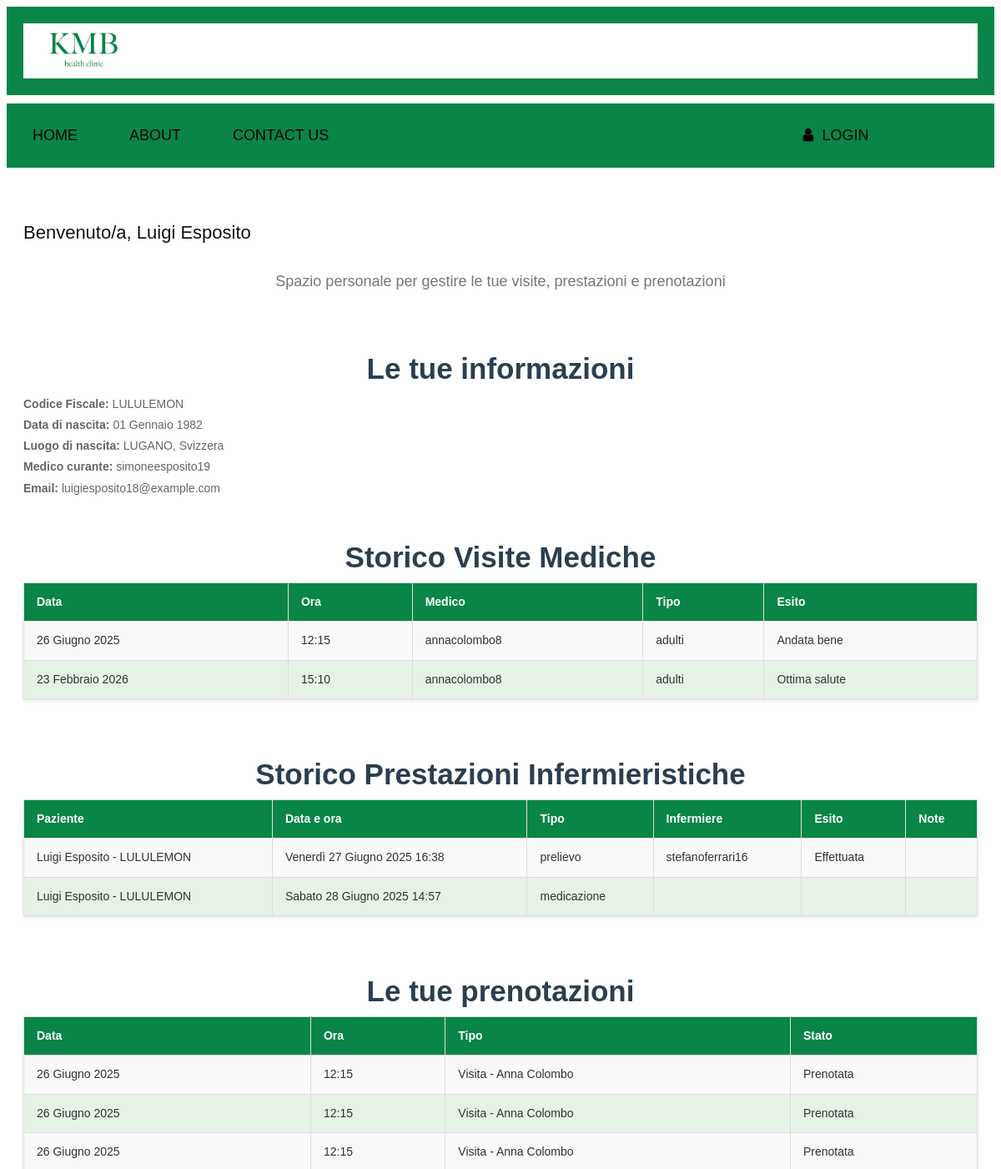
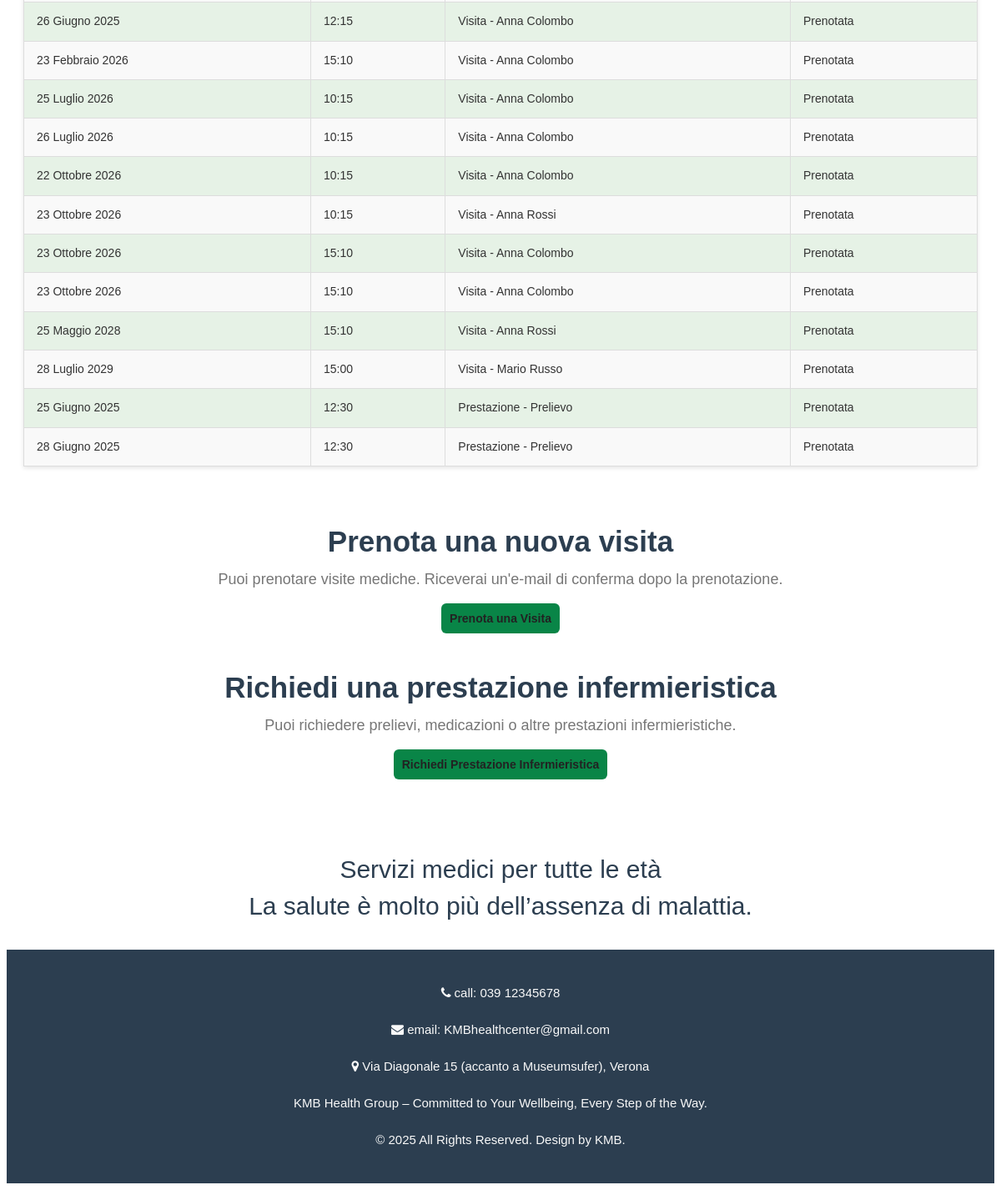
The app's page /users/paziente/ (signed in) with its own data (2 pictures, top to bottom).
### users/models.py (models this page shows, shortened)
class UtenteBase(models.Model):
    user = models.OneToOneField(User, on_delete=models.CASCADE, primary_key=True)  # collegamento all'account Django
    cognome = models.CharField(max_length=50)
    nome = models.CharField(max_length=50)
    codice_fiscale = models.CharField(max_length=16)
    class Meta:
        abstract = True  # questo rende la classe astratta

class Paziente(UtenteBase):
    data_nascita = models.DateField()
    luogo_nascita = models.CharField(max_length=100)
    email = models.EmailField(default="insericiEmail@example.com")  # obbligatorio
    medico_curante = models.ForeignKey("Medico", on_delete=models.SET_NULL, null=True, related_name="medico_pazienti_curante")
    referente_adulto = models.CharField(max_length=100, blank=True, null=True, help_text="Nome e cognome del referente adulto per i minori di 14 anni")
    def is_minor(self):
        from datetime import date
        today = date.today()
        return (today.year - self.data_nascita.year - ((today.month, today.day) < (self.data_nascita.month, self.data_nascita.day))) < 14
    def __str__(self):
        return f"{self.nome} {self.cognome} - {self.codice_fiscale}"
    class Meta:
        verbose_name = "paziente"
        verbose_name_plural = "pazienti"

class Medico(UtenteBase):
    specializzazione = models.CharField(max_length=30,   choices=SPECIALIZZAZIONE_CHOICES, blank=True, null=True)
    medici_sostituibili = models.ManyToManyField("self", blank=True)
    def __str__(self):
            return self.user.username
    class Meta:
        verbose_name = "medico"
        verbose_name_plural = "medici"

class Infermiere(UtenteBase):
    pass  # Non ha campi aggiuntivi rispetto a UtenteBase, ma può essere esteso in futuro
    class Meta:
        verbose_name = "Infermiere"
        verbose_name_plural = "Infermieri"

### visita/models.py (models this page shows, shortened)
class Visita(models.Model):
    id = models.BigAutoField(primary_key=True)
    prenotazione = models.OneToOneField(PrenotazioneVisita, on_delete=models.CASCADE)
    ambulatorio = models.ForeignKey("ambulatorio.Ambulatorio", on_delete=models.SET_NULL, null=True)
    esito = models.TextField(blank=True, null=True)
    class Meta:
        verbose_name = "visita"
        verbose_name_plural = "visite"

class PrenotazioneVisita(models.Model):
    TIPO = [
        ('adulti', 'Per adulti'),
        ('pediatrica', 'Pediatrica'),
    ]
    REGIME = [
        ('ordinaria', 'Ordinaria'),
        ('urgente', 'Urgente'),
    ]
    id = models.BigAutoField(primary_key=True)
    paziente = models.ForeignKey("users.Paziente", on_delete=models.CASCADE)
    medico = models.ForeignKey("users.Medico", on_delete=models.CASCADE)
    data = models.DateField()
    ora = models.TimeField()
    tipo = models.CharField(max_length=20, choices=TIPO)
    regime = models.CharField(max_length=20, choices=REGIME)
    class Meta:
        ordering = ['data', 'ora']  # Ordinamento per data e orario
        verbose_name = "Prenotazione visita"
        verbose_name_plural = "Prenotazioni visite"

### prestazione/models.py (models this page shows, shortened)
class Prestazione(models.Model):
    id = models.BigAutoField(primary_key=True)
    tipo = models.CharField(max_length=20, choices=TipoPrestazione.choices)
    paziente = models.ForeignKey('users.Paziente', on_delete=models.CASCADE, related_name="prestazioni")  # relazione con il modello in app users
    ambulatorio = models.ForeignKey('ambulatorio.Ambulatorio', on_delete=models.SET_NULL, null=True)  # relazione con il modello ambulatorio
    infermiere = models.ForeignKey('users.Infermiere', on_delete=models.SET_NULL, null=True, related_name="prestazioni_infermiere") # relazione con il modello in app users
    prenotazione = models.OneToOneField('PrenotazionePrestazione', on_delete=models.CASCADE, null=True, blank=True)
    data = models.DateTimeField(default=timezone.now)  # Data e ora della prestazione, con valore predefinito alla creazione
    esito = models.TextField(blank=True, null=True)
    note = models.TextField(blank=True, null=True)
    class Meta:
        verbose_name = "prestazione"
        verbose_name_plural = "prestazioni"
        ordering = ['data']  # Ordinamento per data della prestazione

class PrenotazionePrestazione(models.Model):
    id = models.BigAutoField(primary_key=True)
    paziente = models.ForeignKey('users.Paziente', on_delete=models.CASCADE)
    tipo = models.CharField(max_length=20, choices=TipoPrestazione.choices)
    data = models.DateField()
    orario = models.TimeField()
    class Meta:
        verbose_name = "prenotazione prestazione"
        verbose_name_plural = "prenotazioni prestazioni"
        ordering = ['data', 'orario']

### users/views.py (the view)
# urls.py: path('paziente/', pagina_paziente, name='pagina_paziente'),
@login_required
def pagina_paziente(request):
    paziente = get_object_or_404(Paziente, user=request.user)
    visite = Visita.objects.filter(prenotazione__paziente=paziente)
    prenotazioni_visite = Prenotazione.objects.filter(paziente=paziente)
    prenotazioni_prestazioni = PrenotazionePrestazione.objects.filter(paziente=paziente)
    prestazioni = Prestazione.objects.filter(paziente=paziente)
    prenotazioni = []
    for p in prenotazioni_visite:
        prenotazioni.append({
            "data": p.data,
            "ora": p.ora,
            "tipo": f"Visita - {p.medico.nome} {p.medico.cognome}",
            "stato": "Prenotata"
        })
    for p in prenotazioni_prestazioni:
        prenotazioni.append({
            "data": p.data,
            "ora": p.orario,
            "tipo": f"Prestazione - {p.get_tipo_display() or '-'}",
            "stato": "Prenotata"
        })
    return render(request, 'users/paziente.html', {
        'paziente': paziente,
        'visite': visite,
        'prenotazioni': prenotazioni,
        'prestazioni': prestazioni
    })

### users/templates/users/paziente.html (shortened to what this page needs)
{% extends 'base.html' %}
{% load static %}
{% block content %}
<div class="white_container">
    <h2 style="text-align:left">Benvenuto/a, {{ paziente.nome }} {{ paziente.cognome }}</h2>
    <p class="lead">Spazio personale per gestire le tue visite, prestazioni e prenotazioni</p>
    <h3 class="treatment_taital">Le tue informazioni</h3>
    <ul style="text-align:left">
        <li><strong>Codice Fiscale:</strong> {{ paziente.codice_fiscale }}</li>
        <li><strong>Data di nascita:</strong> {{ paziente.data_nascita }}</li>
        <li><strong>Luogo di nascita:</strong> {{ paziente.luogo_nascita }}</li>
        <li><strong>Medico curante:</strong> {{ paziente.medico_curante }}</li>
        <li><strong>Email:</strong> {{ paziente.email }}</li>
    </ul>
    <h3 class="treatment_taital">Storico Visite Mediche</h3>
    <table class="table table-striped table-bordered custom_table_style">
        <thead>
            <tr>
                <th>Data</th>
                <th>Ora</th>
                <th>Medico</th>
                <th>Tipo</th>
                <th>Esito</th>
            </tr>
        </thead>
        <tbody>
            {% for visita in visite %}
                <tr>
                    <td>{{ visita.prenotazione.data }}</td>
                    <td>{{ visita.prenotazione.ora }}</td>
                    <td>{{ visita.prenotazione.medico.user.username }}</td>
                    <td>{{ visita.prenotazione.tipo }}</td>
                    <td>
                        {% if visita.esito %}
                            {{ visita.esito }}
                        {% else %}
                            <em>In attesa di esito</em>
                        {% endif %}
                    </td>
                </tr>
            {% empty %}
                <tr>
                    <td colspan="5">Nessuna visita registrata.</td>
                </tr>
            {% endfor %}
        </tbody>
    </table>
    <h3 class="treatment_taital">Storico Prestazioni Infermieristiche</h3>
    <table class="table table-striped table-bordered custom_table_style">
        <thead>
            <tr>
                <th>Paziente</th>
                <th>Data e ora</th>
                <th>Tipo</th>
                <th>Infermiere</th>
                <th>Esito</th>
                <th>Note</th>
            </tr>
        </thead>
        <tbody>
            {% for prestazione in prestazioni %}
                <tr>
                    <td>{{ prestazione.paziente }}</td>
                    <td>{{ prestazione.data }}</td>
                    <td>{{ prestazione.tipo }}</td>
                    <td>{{ prestazione.infermiere.user.username }}</td>
                    <td>{{ prestazione.esito }}</td>
                    <td>{{ prestazione.note }}</td>
                </tr>
            {% empty %}
                <tr>
                    <td colspan="6">Nessuna prestazione infermieristica registrata.</td>
                </tr>
            {% endfor %}
        </tbody>
    </table>
    <h3 class="treatment_taital">Le tue prenotazioni</h3>
    <table class="table table-striped table-bordered custom_table_style">
        <thead>
            <tr>
                <th>Data</th>
                <th>Ora</th>
                <th>Tipo</th>
                <th>Stato</th>
            </tr>
        </thead>
        <tbody>
            {% for prenotazione in prenotazioni %}
                <tr>
                    <td>{{ prenotazione.data }}</td>
                    <td>{{ prenotazione.ora }}</td>
                    <td>{{ prenotazione.tipo }}</td>
                    <td>{{ prenotazione.stato }}</td>
                </tr>
            {% empty %}
                <tr>
                    <td colspan="4">Nessuna prenotazione attiva.</td>
                </tr>
            {% endfor %}
        </tbody>
    </table>
    <h3 class="treatment_taital">Prenota una nuova visita</h3>
    <p class="lead">Puoi prenotare visite mediche. Riceverai un'e-mail di conferma dopo la prenotazione.</p>
    <a href="{% url 'prenota_visita' %}" class="btn btn-primary" style="margin-top:20px">Prenota una Visita</a>
    <h3 class="treatment_taital">Richiedi una prestazione infermieristica</h3>
    <p class="lead">Puoi richiedere prelievi, medicazioni o altre prestazioni infermieristiche.</p>
    <a href="{% url 'richiedi_prestazione' %}" class="btn btn-primary" style="margin-top:20px">Richiedi Prestazione Infermieristica</a>
</div>
{% endblock %}

### static/css/styles.css (style rules this page uses)
* { box-sizing: border-box !important; transition: ease all 0.5s; }
html { scroll-behavior: smooth; overflow-x: hidden; }
body { color: #666666; font-size: 14px; font-family: 'Poppins', sans-serif; line-height: 1.80857; font-weight: normal; overflow-x: hidden; }
a { color: #1f1f1f; text-decoration: none !important; outline: none !important; -webkit-transition: all .3s ease-in-out; -moz-transition: all .3s ease-in-out; -ms-transition: all .3s ease-in-out; -o-transition: all .3s ease-in-out; transition: all .3s ease-in-out; }
h1, h2, h3, h4, h5, h6 { letter-spacing: 0; font-weight: normal; position: relative; padding: 0 0 10px 0; font-weight: normal; line-height: normal; color: #111111; margin: 0 }
h2 { font-size: 22px }
h3 { font-size: 18px }
*, *::after, *::before { -webkit-box-sizing: border-box; -moz-box-sizing: border-box; box-sizing: border-box; }
ul, li, ol { margin: 0px; padding: 0px; list-style: none; }
p { color: #f9f9f9; margin: 20px; font-weight: 300; font-size: 15px; line-height: 24px; }
a { color: #222222; text-decoration: none; outline: none !important; }
a, .btn { text-decoration: none !important; outline: none !important; -webkit-transition: all .3s ease-in-out; -moz-transition: all .3s ease-in-out; -ms-transition: all .3s ease-in-out; -o-transition: all .3s ease-in-out; transition: all .3s ease-in-out; }
.lead { font-size: 18px; line-height: 30px; color: #767676; }
.treatment_taital { width: 100%; float: left; font-size: 35px; color: #2c3e50; text-align: center; padding-top: 50px; font-weight: bold; }
.white_container { background-color:white; padding: 20px; text-align: center; clear: both; margin-top: 40px; }
.btn-primary { width: 10%; padding: 10px; font-weight: 600; border-radius: 6px; background-color: #098547; border-color: #098547; transition: background-color 0.3s ease, transform 0.2s ease; }
.custom_table_style { width: 100%; border-collapse: collapse; margin-bottom: 20px; font-size: 14px; color: #333333; background-color: #f9f9f9; box-shadow: 0 2px 5px rgba(0,0,0,0.1); }
.custom_table_style th, .custom_table_style td { border: 1px solid #ddd; padding: 10px 15px; text-align: left; }
.custom_table_style th { background-color: #098547; color: white; font-weight: 600; }
.custom_table_style tr:nth-child(even) { background-color: #e6f2e6; }

### records on screen
Paziente: nome "Luigi", cognome "Esposito", codice_fiscale "LULULEMON", data_nascita "01 Gennaio 1982", luogo_nascita "LUGANO, Svizzera", medico_curante "simoneesposito19", email "luigiesposito18@example.com"
Visita: prenotazione.data "26 Giugno 2025", prenotazione.ora "12:15", prenotazione.medico.user.username "annacolombo8", prenotazione.tipo "adulti", esito "Andata bene"
Visita: prenotazione.data "23 Febbraio 2026", prenotazione.ora "15:10", prenotazione.medico.user.username "annacolombo8", prenotazione.tipo "adulti", esito "Ottima salute"
Prestazione: paziente "Luigi Esposito - LULULEMON", data "Venerdì 27 Giugno 2025 16:38", tipo "prelievo", infermiere.user.username "stefanoferrari16", esito "Effettuata"
Prestazione: paziente "Luigi Esposito - LULULEMON", data "Sabato 28 Giugno 2025 14:57", tipo "medicazione"
PrenotazioneVisita: data "26 Giugno 2025", ora "12:15"
PrenotazioneVisita: data "26 Giugno 2025", ora "12:15"
PrenotazioneVisita: data "26 Giugno 2025", ora "12:15"
PrenotazioneVisita: data "26 Giugno 2025", ora "12:15"
PrenotazioneVisita: data "23 Febbraio 2026", ora "15:10"
PrenotazioneVisita: data "25 Luglio 2026", ora "10:15"
PrenotazioneVisita: data "26 Luglio 2026", ora "10:15"
PrenotazioneVisita: data "22 Ottobre 2026", ora "10:15"
PrenotazioneVisita: data "23 Ottobre 2026", ora "10:15"
PrenotazioneVisita: data "23 Ottobre 2026", ora "15:10"
PrenotazioneVisita: data "23 Ottobre 2026", ora "15:10"
PrenotazioneVisita: data "25 Maggio 2028", ora "15:10"
PrenotazioneVisita: data "28 Luglio 2029", ora "15:00"
PrenotazionePrestazione: data "25 Giugno 2025", ora "12:30"
PrenotazionePrestazione: data "28 Giugno 2025", ora "12:30"

### other values on screen
{{ prenotazione.tipo }} "Visita - Anna Colombo" "Visita - Anna Colombo" "Visita - Anna Colombo" "Visita - Anna Colombo" "Visita - Anna Colombo" "Visita - Anna Colombo" "Visita - Anna Colombo" "Visita - Anna Colombo" "Visita - Anna Rossi" "Visita - Anna Colombo" "Visita - Anna Colombo" "Visita - Anna Rossi" "Visita - Mario Russo" "Prestazione - Prelievo" "Prestazione - Prelievo"
{{ prenotazione.stato }} "Prenotata" "Prenotata" "Prenotata" "Prenotata" "Prenotata" "Prenotata" "Prenotata" "Prenotata" "Prenotata" "Prenotata" "Prenotata" "Prenotata" "Prenotata" "Prenotata" "Prenotata"
